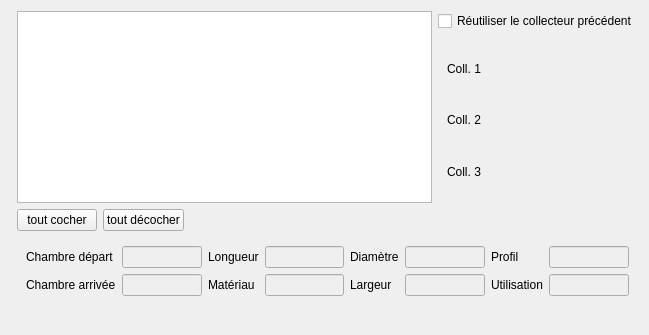
<?xml version="1.0" encoding="UTF-8"?>
<ui version="4.0">
 <class>SectionWidget</class>
 <widget class="QWidget" name="SectionWidget">
  <property name="geometry">
   <rect>
    <x>0</x>
    <y>0</y>
    <width>649</width>
    <height>335</height>
   </rect>
  </property>
  <property name="windowTitle">
   <string>Form</string>
  </property>
  <layout class="QGridLayout" name="gridLayout">
   <item row="3" column="2">
    <widget class="QPushButton" name="checkAllButton">
     <property name="text">
      <string>tout cocher</string>
     </property>
    </widget>
   </item>
   <item row="11" column="1" colspan="6">
    <widget class="InspectionWidget" name="inspectionWidget" native="true">
     <layout class="QGridLayout" name="gridLayout_2">
      <property name="leftMargin">
       <number>0</number>
      </property>
      <property name="topMargin">
       <number>0</number>
      </property>
      <property name="rightMargin">
       <number>0</number>
      </property>
      <property name="bottomMargin">
       <number>0</number>
      </property>
     </layout>
    </widget>
   </item>
   <item row="3" column="4">
    <spacer name="horizontalSpacer">
     <property name="orientation">
      <enum>Qt::Horizontal</enum>
     </property>
     <property name="sizeHint" stdset="0">
      <size>
       <width>40</width>
       <height>20</height>
      </size>
     </property>
    </spacer>
   </item>
   <item row="3" column="3">
    <widget class="QPushButton" name="uncheckAllButton">
     <property name="text">
      <string>tout décocher</string>
     </property>
    </widget>
   </item>
   <item row="1" column="5" colspan="2">
    <widget class="QWidget" name="widget_2" native="true">
     <property name="sizePolicy">
      <sizepolicy hsizetype="MinimumExpanding" vsizetype="Preferred">
       <horstretch>0</horstretch>
       <verstretch>0</verstretch>
      </sizepolicy>
     </property>
     <layout class="QGridLayout" name="gridLayout_4">
      <item row="1" column="1">
       <widget class="FeatureSelectorWidget" name="section_1_selector" native="true"/>
      </item>
      <item row="2" column="1">
       <widget class="FeatureSelectorWidget" name="section_2_selector" native="true"/>
      </item>
      <item row="1" column="0">
       <widget class="QLabel" name="label_10">
        <property name="text">
         <string>Coll. 1</string>
        </property>
       </widget>
      </item>
      <item row="3" column="0">
       <widget class="QLabel" name="label_12">
        <property name="text">
         <string>Coll. 3</string>
        </property>
       </widget>
      </item>
      <item row="3" column="1">
       <widget class="FeatureSelectorWidget" name="section_3_selector" native="true"/>
      </item>
      <item row="2" column="0">
       <widget class="QLabel" name="label_11">
        <property name="text">
         <string>Coll. 2</string>
        </property>
       </widget>
      </item>
     </layout>
    </widget>
   </item>
   <item row="0" column="5" colspan="2">
    <widget class="QCheckBox" name="usePreviousSectionCheckBox">
     <property name="text">
      <string>Réutiliser le collecteur précédent</string>
     </property>
    </widget>
   </item>
   <item row="0" column="2" rowspan="2" colspan="3">
    <widget class="QListWidget" name="sectionListWidget">
     <property name="selectionBehavior">
      <enum>QAbstractItemView::SelectRows</enum>
     </property>
    </widget>
   </item>
   <item row="4" column="2" colspan="5">
    <widget class="QWidget" name="widget" native="true">
     <layout class="QGridLayout" name="gridLayout_3">
      <item row="1" column="1">
       <widget class="QLineEdit" name="endNodeEdit">
        <property name="enabled">
         <bool>false</bool>
        </property>
       </widget>
      </item>
      <item row="1" column="0">
       <widget class="QLabel" name="label_2">
        <property name="text">
         <string>Chambre arrivée</string>
        </property>
       </widget>
      </item>
      <item row="0" column="4">
       <widget class="QLabel" name="label_6">
        <property name="text">
         <string>Diamètre</string>
        </property>
       </widget>
      </item>
      <item row="0" column="2">
       <widget class="QLabel" name="label_3">
        <property name="text">
         <string>Longueur</string>
        </property>
       </widget>
      </item>
      <item row="0" column="0">
       <widget class="QLabel" name="label">
        <property name="text">
         <string>Chambre départ</string>
        </property>
       </widget>
      </item>
      <item row="1" column="2">
       <widget class="QLabel" name="label_5">
        <property name="text">
         <string>Matériau</string>
        </property>
       </widget>
      </item>
      <item row="0" column="3">
       <widget class="QLineEdit" name="sectionlengthEdit">
        <property name="enabled">
         <bool>false</bool>
        </property>
       </widget>
      </item>
      <item row="0" column="6">
       <widget class="QLabel" name="label_7">
        <property name="text">
         <string>Profil</string>
        </property>
       </widget>
      </item>
      <item row="0" column="5">
       <widget class="QLineEdit" name="pipeDiaEdit">
        <property name="enabled">
         <bool>false</bool>
        </property>
       </widget>
      </item>
      <item row="0" column="1">
       <widget class="QLineEdit" name="startNodeEdit">
        <property name="enabled">
         <bool>false</bool>
        </property>
       </widget>
      </item>
      <item row="0" column="7">
       <widget class="QLineEdit" name="profileEdit">
        <property name="enabled">
         <bool>false</bool>
        </property>
       </widget>
      </item>
      <item row="1" column="3">
       <widget class="QLineEdit" name="pipeMaterialEdit">
        <property name="enabled">
         <bool>false</bool>
        </property>
       </widget>
      </item>
      <item row="1" column="4">
       <widget class="QLabel" name="label_8">
        <property name="text">
         <string>Largeur</string>
        </property>
       </widget>
      </item>
      <item row="1" column="5">
       <widget class="QLineEdit" name="pipeWidthEdit">
        <property name="enabled">
         <bool>false</bool>
        </property>
       </widget>
      </item>
      <item row="1" column="6">
       <widget class="QLabel" name="label_4">
        <property name="text">
         <string>Utilisation</string>
        </property>
       </widget>
      </item>
      <item row="1" column="7">
       <widget class="QLineEdit" name="sectionUseEdit">
        <property name="enabled">
         <bool>false</bool>
        </property>
       </widget>
      </item>
     </layout>
    </widget>
   </item>
  </layout>
 </widget>
 <customwidgets>
  <customwidget>
   <class>InspectionWidget</class>
   <extends>QWidget</extends>
   <header location="global">wincan2qgep.gui.inspectionwidget</header>
   <container>1</container>
  </customwidget>
  <customwidget>
   <class>FeatureSelectorWidget</class>
   <extends>QWidget</extends>
   <header location="global">wincan2qgep.gui.featureselectorwidget</header>
   <container>1</container>
  </customwidget>
 </customwidgets>
 <tabstops>
  <tabstop>endNodeEdit</tabstop>
  <tabstop>sectionlengthEdit</tabstop>
  <tabstop>pipeDiaEdit</tabstop>
  <tabstop>startNodeEdit</tabstop>
  <tabstop>profileEdit</tabstop>
  <tabstop>pipeMaterialEdit</tabstop>
  <tabstop>pipeWidthEdit</tabstop>
  <tabstop>sectionUseEdit</tabstop>
 </tabstops>
 <resources>
  <include location="wincan2qgep.resources.qrc"/>
 </resources>
 <connections>
  <connection>
   <sender>usePreviousSectionCheckBox</sender>
   <signal>toggled(bool)</signal>
   <receiver>widget_2</receiver>
   <slot>setDisabled(bool)</slot>
   <hints>
    <hint type="sourcelabel">
     <x>475</x>
     <y>17</y>
    </hint>
    <hint type="destinationlabel">
     <x>490</x>
     <y>40</y>
    </hint>
   </hints>
  </connection>
 </connections>
</ui>
